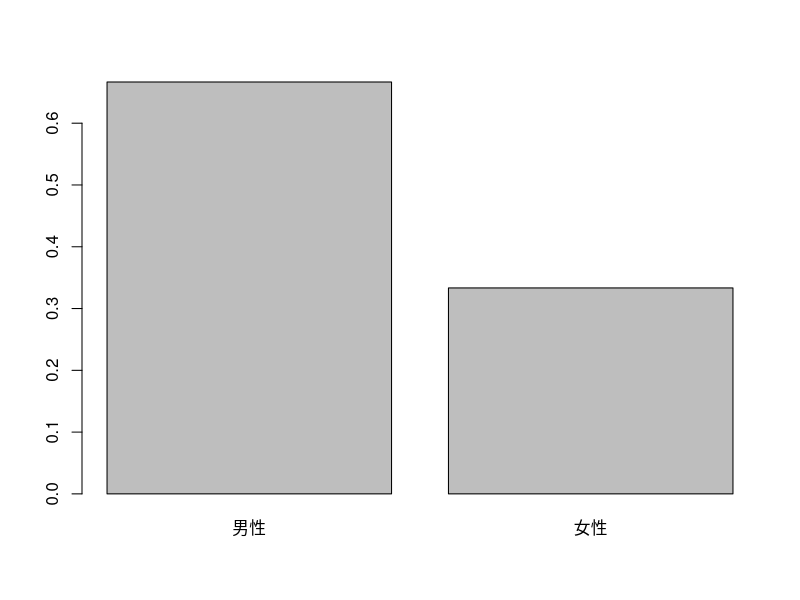
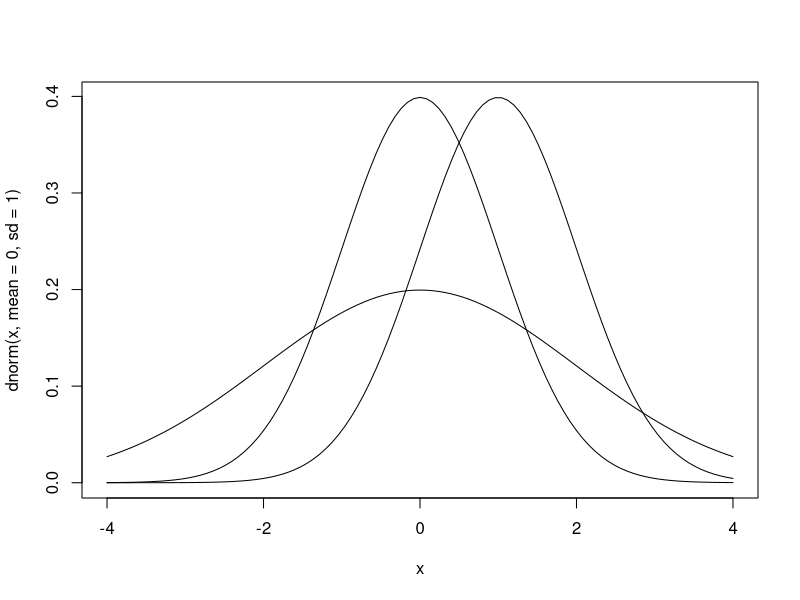
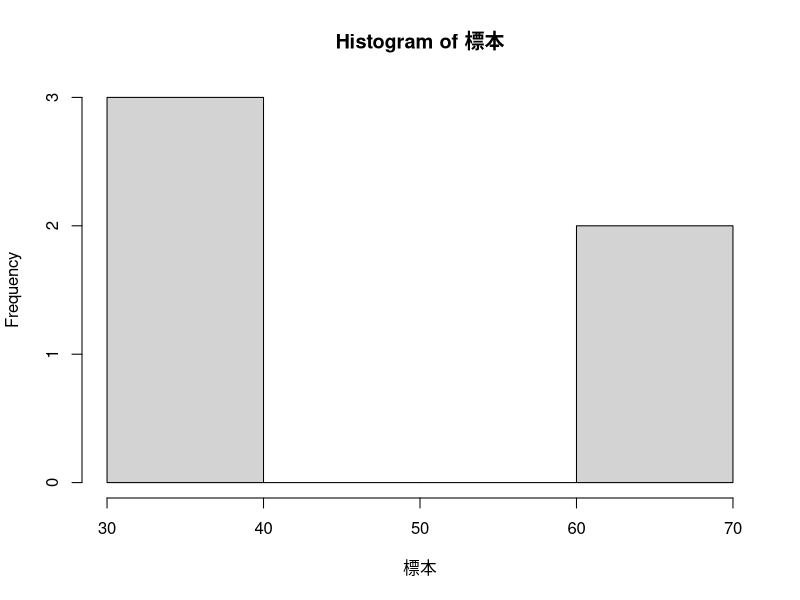
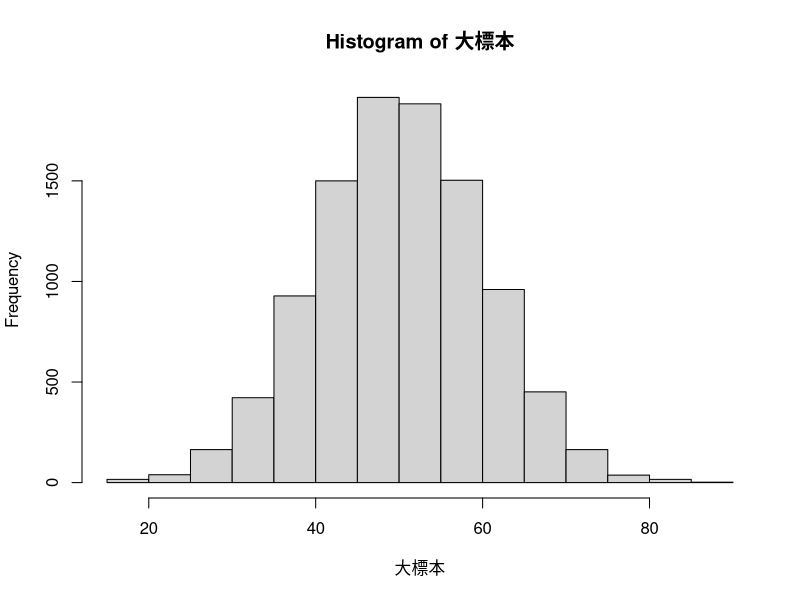
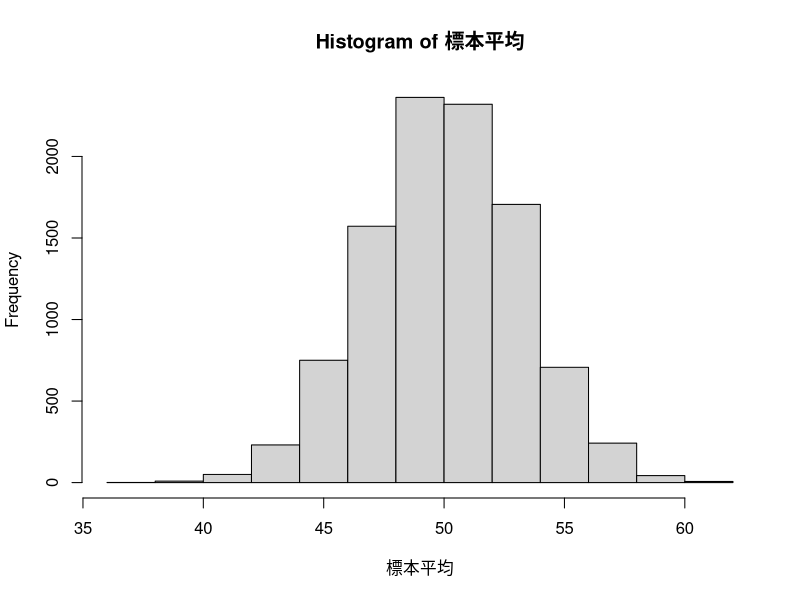
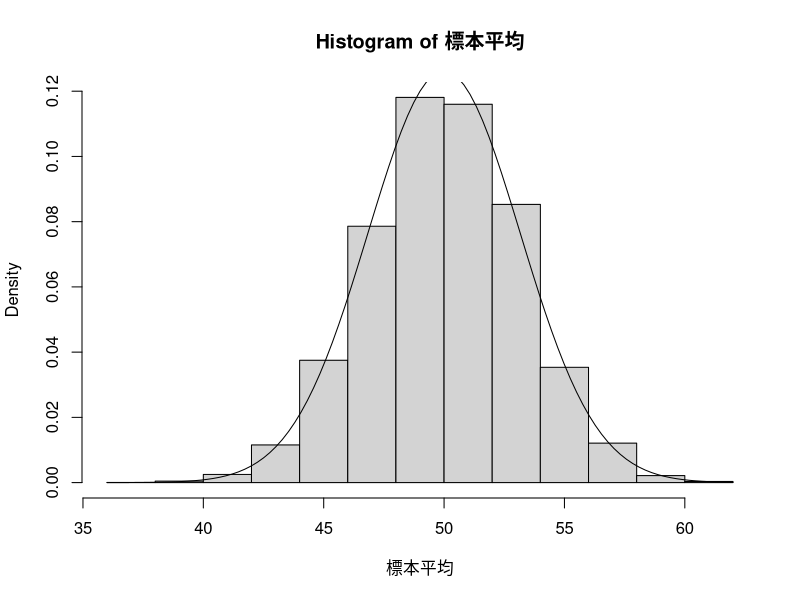
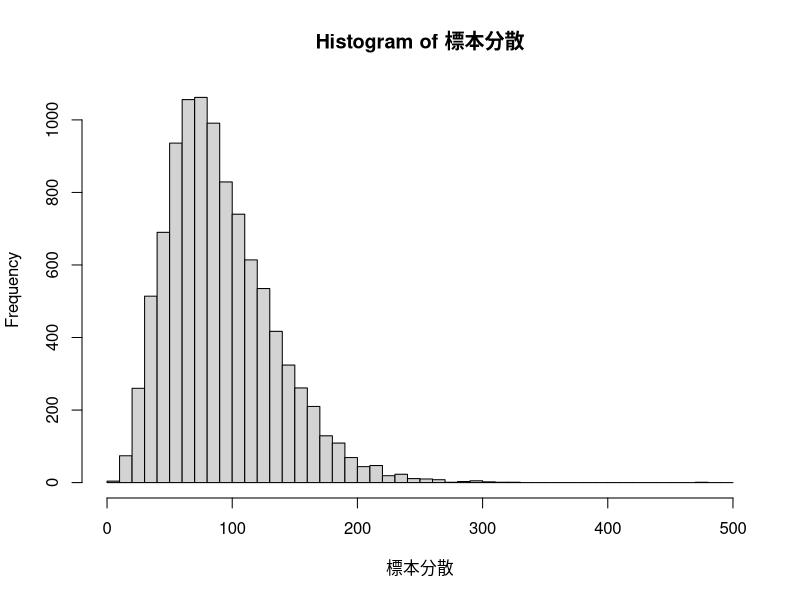

R code for these plots, in order: (Note: this script raises an error after producing the figures.)
## ===============================================

## 第4章 母集団と標本

## ===============================================

## =====================================

## 4.3 点推定

## =====================================

# 母平均の点推定を行う
身長 <- c(165.2, 175.9, 161.7, 174.2, 172.1, 163.3, 170.9, 170.6, 168.4, 171.3)
mean(身長)

# 母集団における身長の分散を推定する
var(身長)

## =====================================

## 4.4 推定値がどれくらい当てになるのかを調べる方法

## =====================================

## サイコロの出る目に関する度数分布

set.seed(1) # シードを1に設定
サイコロ6回振る <- ceiling(runif(n = 6, min = 0, max = 6))
table(サイコロ6回振る)

サイコロ600万回振る <- ceiling(runif(n = 6000000, min = 0, max = 6))
table(サイコロ600万回振る)



## 性別の母集団分布

# 性別の母集団分布のグラフを作成する
barplot(c(2 / 3, 1 / 3), names.arg = c("男性", "女性")) 

## 正規分布

curve(dnorm(x, mean = 0, sd = 1), from = -4, to = 4)
curve(dnorm(x, mean = 1, sd = 1), add = TRUE)
curve(dnorm(x, mean = 0, sd = 2), add = TRUE)



## =====================================

## 4.5 標本分布

## =====================================

## 正規母集団から単純無作為抽出を行う

# 平均50、標準偏差10の正規母集団からn=5の標本を無作為に抽出する
rnorm(n = 5, mean = 50, sd = 10)
標本 <- rnorm(n = 5, mean = 50, sd = 10)
hist(標本)

大標本 <- rnorm(n = 10000, mean = 50, sd = 10)
hist(大標本)



## 正規母集団の母平均の推定
標本 <- rnorm(n = 10, mean = 50, sd = 10)
標本 # データの確認

mean(標本)



## 標本分布を求める
標本平均 <- numeric(length = 10000) # 推定値を格納する場所を予約

# 中括弧に囲まれた処理を10000回繰り返す
for(i in 1:10000) {

    # N(50,10^2)からn=10の標本を抽出
    標本 <- rnorm(n = 10, mean = 50, sd = 10)

    # 標本平均を計算する
    標本平均[i] <- mean(標本)
    
}

hist(標本平均)

# 誤差の絶対値が5以下の推定値を確認する
誤差絶対値5以下 <- ifelse(abs(標本平均 - 50) <= 5, 1, 0)
table(誤差絶対値5以下)

# 度数分布とヒストグラムを重ねて表示させる
hist(標本平均, freq = FALSE)
curve(dnorm(x, mean = 50, sd = sqrt(10)), add = TRUE)



## 標準誤差

# 推定値を格納する場所を予約
標本平均 <- numeric(length = 10000)

for (i in 1:10000) {
    
    # N(50,10^2)からn=100の標本を抽出
    標本 <- rnorm(n = 100, mean = 50, sd = 10)

    # 標本平均を計算する
    標本平均[i] <- mean(標本)
}

var(標本平均)



## =====================================

## 4.6 標本以外の標本分布

## =====================================

## 標本分散と不偏分散の標本分布

# 推定値を格納する場所を予約
標本分散 <- numeric(length = 10000)
# 推定値を格納する場所を予約
不偏分散 <- numeric(length = 10000)

for (i in 1:10000) {

    # N(50,10^2)からn=10の標本を抽出
    標本 <- rnorm(n = 10, mean = 50, sd = 10)

    # 標本分散を計算する
    標本分散[i] <- mean((標本 - mean(標本)) ^ 2)

    # 不偏分散を計算する
    不偏分散[i] <- var(標本)
}

mean(標本分散)
mean(不偏分散)

sd(標本分散)
sd(不偏分散)

hist(標本分散, breaks = seq(0, 500, 10))
hist(不偏分散, breaks = seq(0, 500, 10))

標本分散誤差100以上 <- ifelse(標本分散 >= 200, 1, 0)
不偏分散誤差100以上 <- ifelse(不偏分散 >= 200, 1, 0)

table(標本分散誤差100以上)
table(不偏分散誤差100以上)

mean(sqrt(不偏分散))

## 中央値の標本分布

# 推定値を格納する場所を予約
標本平均 <- numeric(length = 10000)
# 推定値を格納する場所を予約
標本中央値 <- numeric(length = 10000)

for (i in 1:10000) {
    
    # N(50,10^2)からn=10の標本を抽出
    標本 <- rnorm(n = 10, mean = 50, sd = 10)

    # 標本平均を計算する
    標本平均[i] <- mean(標本)

    #標本中央値を計算する
    標本中央値[i] <- median(標本)
}

# 推定量の不偏性について検討する
mean(標本平均)
mean(標本中央値)

sd(標本平均)
sd(標本中央値)

